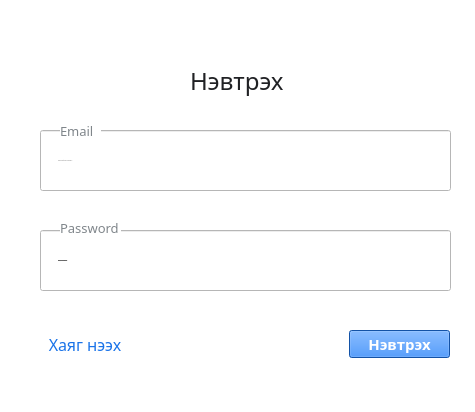
<?xml version="1.0" encoding="UTF-8"?>
<ui version="4.0">
 <class>LoginWindow</class>
 <widget class="QMainWindow" name="LoginWindow">
  <property name="geometry">
   <rect>
    <x>0</x>
    <y>0</y>
    <width>475</width>
    <height>412</height>
   </rect>
  </property>
  <property name="minimumSize">
   <size>
    <width>475</width>
    <height>412</height>
   </size>
  </property>
  <property name="maximumSize">
   <size>
    <width>475</width>
    <height>412</height>
   </size>
  </property>
  <property name="windowTitle">
   <string>Gmail нэвтрэх</string>
  </property>
  <property name="windowIcon">
   <iconset>
    <normaloff>img/icon.png</normaloff>img/icon.png</iconset>
  </property>
  <property name="styleSheet">
   <string notr="true">* {
	background-color: white;
}
</string>
  </property>
  <widget class="QWidget" name="centralwidget">
   <widget class="QLabel" name="lblTextLogin">
    <property name="geometry">
     <rect>
      <x>190</x>
      <y>60</y>
      <width>111</width>
      <height>41</height>
     </rect>
    </property>
    <property name="font">
     <font>
      <family>Sans Serif</family>
      <pointsize>18</pointsize>
      <italic>false</italic>
     </font>
    </property>
    <property name="styleSheet">
     <string notr="true">color: rgb(32, 33, 36);</string>
    </property>
    <property name="text">
     <string>Нэвтрэх</string>
    </property>
   </widget>
   <widget class="QLabel" name="imGoogle">
    <property name="geometry">
     <rect>
      <x>190</x>
      <y>20</y>
      <width>101</width>
      <height>41</height>
     </rect>
    </property>
    <property name="text">
     <string/>
    </property>
    <property name="pixmap">
     <pixmap>img/google.jpg</pixmap>
    </property>
   </widget>
   <widget class="QLineEdit" name="accountInput">
    <property name="geometry">
     <rect>
      <x>40</x>
      <y>130</y>
      <width>411</width>
      <height>61</height>
     </rect>
    </property>
    <property name="font">
     <font>
      <family>Roboto,RobotoDraft,Helvetica,Arial,sans-serif</family>
      <pointsize>-1</pointsize>
      <weight>50</weight>
      <italic>false</italic>
      <bold>false</bold>
     </font>
    </property>
    <property name="styleSheet">
     <string notr="true">padding-left: 15px;
font:  400 16px Roboto,RobotoDraft,Helvetica,Arial,sans-serif</string>
    </property>
    <property name="text">
     <string/>
    </property>
    <property name="placeholderText">
     <string>Хэрэглэгчийн нэрээ оруулна уу</string>
    </property>
   </widget>
   <widget class="QLabel" name="label">
    <property name="enabled">
     <bool>true</bool>
    </property>
    <property name="geometry">
     <rect>
      <x>60</x>
      <y>120</y>
      <width>41</width>
      <height>21</height>
     </rect>
    </property>
    <property name="font">
     <font>
      <family>century gothic</family>
      <pointsize>10</pointsize>
     </font>
    </property>
    <property name="autoFillBackground">
     <bool>false</bool>
    </property>
    <property name="styleSheet">
     <string notr="true">font-family: century gothic ;
color: #80868b;</string>
    </property>
    <property name="text">
     <string>Email</string>
    </property>
    <property name="scaledContents">
     <bool>false</bool>
    </property>
   </widget>
   <widget class="QLineEdit" name="passwordInput">
    <property name="geometry">
     <rect>
      <x>40</x>
      <y>230</y>
      <width>411</width>
      <height>61</height>
     </rect>
    </property>
    <property name="font">
     <font>
      <family>Roboto,RobotoDraft,Helvetica,Arial,sans-serif</family>
      <pointsize>-1</pointsize>
      <weight>50</weight>
      <italic>false</italic>
      <bold>false</bold>
      <strikeout>true</strikeout>
      <kerning>false</kerning>
     </font>
    </property>
    <property name="styleSheet">
     <string notr="true">padding-left: 15px;
font:  400 16px Roboto,RobotoDraft,Helvetica,Arial,sans-serif</string>
    </property>
    <property name="placeholderText">
     <string>Нууц үгээ оруулна уу</string>
    </property>
   </widget>
   <widget class="QLabel" name="label_2">
    <property name="geometry">
     <rect>
      <x>60</x>
      <y>220</y>
      <width>61</width>
      <height>16</height>
     </rect>
    </property>
    <property name="font">
     <font>
      <family>century gothic</family>
      <pointsize>10</pointsize>
     </font>
    </property>
    <property name="styleSheet">
     <string notr="true">font-family: century gothic ;
color: #80868b;</string>
    </property>
    <property name="text">
     <string>Password</string>
    </property>
   </widget>
   <widget class="QPushButton" name="btnLoginAccount">
    <property name="geometry">
     <rect>
      <x>349</x>
      <y>330</y>
      <width>101</width>
      <height>28</height>
     </rect>
    </property>
    <property name="font">
     <font>
      <family>Sans Serif</family>
      <pointsize>11</pointsize>
      <weight>75</weight>
      <bold>true</bold>
     </font>
    </property>
    <property name="cursor">
     <cursorShape>PointingHandCursor</cursorShape>
    </property>
    <property name="toolTip">
     <string>Үүнийг дарж нэвтэрнэ үү</string>
    </property>
    <property name="styleSheet">
     <string notr="true">color: rgb(255, 255, 255);
background-color: rgb(26, 115, 232);</string>
    </property>
    <property name="text">
     <string>Нэвтрэх</string>
    </property>
   </widget>
   <widget class="QPushButton" name="btnCreateAccount">
    <property name="geometry">
     <rect>
      <x>40</x>
      <y>330</y>
      <width>90</width>
      <height>28</height>
     </rect>
    </property>
    <property name="font">
     <font>
      <family>Sans Serif</family>
      <pointsize>12</pointsize>
      <italic>false</italic>
     </font>
    </property>
    <property name="cursor">
     <cursorShape>PointingHandCursor</cursorShape>
    </property>
    <property name="toolTip">
     <string>Үүнийг дарж шинэ хаяг нээнэ үү</string>
    </property>
    <property name="styleSheet">
     <string notr="true">color: rgb(26, 115, 232);</string>
    </property>
    <property name="text">
     <string>Хаяг нээх</string>
    </property>
    <property name="flat">
     <bool>true</bool>
    </property>
   </widget>
  </widget>
  <widget class="QStatusBar" name="statusbar"/>
 </widget>
 <resources/>
 <connections/>
</ui>
